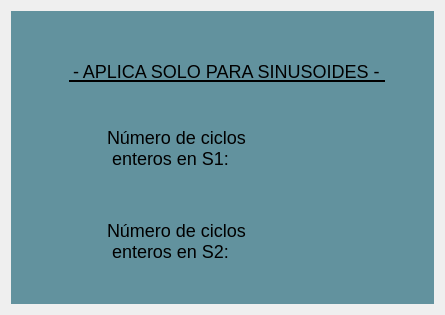
                <widget class="QWidget" name="tab_22">
                 <attribute name="title">
                  <string>Número de ciclos</string>
                 </attribute>
                 <layout class="QGridLayout" name="gridLayout_40">
                  <item row="1" column="0">
                   <widget class="QFrame" name="frame_14">
                    <property name="minimumSize">
                     <size>
                      <width>0</width>
                      <height>175</height>
                     </size>
                    </property>
                    <property name="styleSheet">
                     <string notr="true">QFrame{
	background-color: rgb(98, 146, 158);
	border: none;
	color: rgb(0,0,0);
}</string>
                    </property>
                    <property name="frameShape">
                     <enum>QFrame::StyledPanel</enum>
                    </property>
                    <property name="frameShadow">
                     <enum>QFrame::Raised</enum>
                    </property>
                    <layout class="QGridLayout" name="gridLayout_11">
                     <property name="topMargin">
                      <number>1</number>
                     </property>
                     <property name="bottomMargin">
                      <number>0</number>
                     </property>
                     <item row="1" column="0">
                      <widget class="QFrame" name="frame_40">
                       <property name="minimumSize">
                        <size>
                         <width>310</width>
                         <height>30</height>
                        </size>
                       </property>
                       <property name="maximumSize">
                        <size>
                         <width>16777215</width>
                         <height>30</height>
                        </size>
                       </property>
                       <property name="frameShape">
                        <enum>QFrame::StyledPanel</enum>
                       </property>
                       <property name="frameShadow">
                        <enum>QFrame::Raised</enum>
                       </property>
                       <layout class="QGridLayout" name="gridLayout_27">
                        <property name="topMargin">
                         <number>0</number>
                        </property>
                        <property name="rightMargin">
                         <number>0</number>
                        </property>
                        <property name="bottomMargin">
                         <number>0</number>
                        </property>
                        <item row="1" column="1">
                         <widget class="QLabel" name="label_101">
                          <property name="minimumSize">
                           <size>
                            <width>290</width>
                            <height>20</height>
                           </size>
                          </property>
                          <property name="maximumSize">
                           <size>
                            <width>16777215</width>
                            <height>20</height>
                           </size>
                          </property>
                          <property name="styleSheet">
                           <string notr="true">QLabel{
qproperty-alignment: AlignCenter;
font-size: 18px;
border: none;
border-bottom: 2px solid black;
background-color: transparent;
}</string>
                          </property>
                          <property name="text">
                           <string>- APLICA SOLO PARA SINUSOIDES -</string>
                          </property>
                         </widget>
                        </item>
                        <item row="1" column="2">
                         <spacer name="horizontalSpacer_15">
                          <property name="orientation">
                           <enum>Qt::Horizontal</enum>
                          </property>
                          <property name="sizeHint" stdset="0">
                           <size>
                            <width>40</width>
                            <height>20</height>
                           </size>
                          </property>
                         </spacer>
                        </item>
                        <item row="0" column="1">
                         <spacer name="verticalSpacer_4">
                          <property name="orientation">
                           <enum>Qt::Vertical</enum>
                          </property>
                          <property name="sizeHint" stdset="0">
                           <size>
                            <width>20</width>
                            <height>40</height>
                           </size>
                          </property>
                         </spacer>
                        </item>
                        <item row="1" column="0">
                         <spacer name="horizontalSpacer_14">
                          <property name="orientation">
                           <enum>Qt::Horizontal</enum>
                          </property>
                          <property name="sizeHint" stdset="0">
                           <size>
                            <width>40</width>
                            <height>20</height>
                           </size>
                          </property>
                         </spacer>
                        </item>
                       </layout>
                      </widget>
                     </item>
                     <item row="5" column="0">
                      <widget class="QFrame" name="frame_44">
                       <property name="minimumSize">
                        <size>
                         <width>300</width>
                         <height>45</height>
                        </size>
                       </property>
                       <property name="maximumSize">
                        <size>
                         <width>16777215</width>
                         <height>45</height>
                        </size>
                       </property>
                       <property name="frameShape">
                        <enum>QFrame::StyledPanel</enum>
                       </property>
                       <property name="frameShadow">
                        <enum>QFrame::Raised</enum>
                       </property>
                       <layout class="QGridLayout" name="gridLayout_20">
                        <property name="topMargin">
                         <number>0</number>
                        </property>
                        <property name="bottomMargin">
                         <number>0</number>
                        </property>
                        <item row="0" column="3">
                         <spacer name="horizontalSpacer_13">
                          <property name="orientation">
                           <enum>Qt::Horizontal</enum>
                          </property>
                          <property name="sizeHint" stdset="0">
                           <size>
                            <width>40</width>
                            <height>20</height>
                           </size>
                          </property>
                         </spacer>
                        </item>
                        <item row="0" column="0">
                         <spacer name="horizontalSpacer_12">
                          <property name="orientation">
                           <enum>Qt::Horizontal</enum>
                          </property>
                          <property name="sizeHint" stdset="0">
                           <size>
                            <width>40</width>
                            <height>20</height>
                           </size>
                          </property>
                         </spacer>
                        </item>
                        <item row="0" column="2">
                         <widget class="QFrame" name="frame_51">
                          <property name="minimumSize">
                           <size>
                            <width>75</width>
                            <height>40</height>
                           </size>
                          </property>
                          <property name="maximumSize">
                           <size>
                            <width>75</width>
                            <height>40</height>
                           </size>
                          </property>
                          <property name="frameShape">
                           <enum>QFrame::StyledPanel</enum>
                          </property>
                          <property name="frameShadow">
                           <enum>QFrame::Raised</enum>
                          </property>
                          <layout class="QHBoxLayout" name="horizontalLayout_4">
                           <property name="spacing">
                            <number>0</number>
                           </property>
                           <property name="leftMargin">
                            <number>0</number>
                           </property>
                           <property name="topMargin">
                            <number>0</number>
                           </property>
                           <property name="rightMargin">
                            <number>0</number>
                           </property>
                           <property name="bottomMargin">
                            <number>0</number>
                           </property>
                           <item>
                            <widget class="QLabel" name="NumCiclosS2">
                             <property name="minimumSize">
                              <size>
                               <width>40</width>
                               <height>40</height>
                              </size>
                             </property>
                             <property name="maximumSize">
                              <size>
                               <width>40</width>
                               <height>40</height>
                              </size>
                             </property>
                             <property name="styleSheet">
                              <string notr="true">QLabel{
border: none;
}</string>
                             </property>
                             <property name="text">
                              <string/>
                             </property>
                             <property name="pixmap">
                              <pixmap>../GUI Tesis/Empty.png</pixmap>
                             </property>
                             <property name="scaledContents">
                              <bool>true</bool>
                             </property>
                            </widget>
                           </item>
                          </layout>
                         </widget>
                        </item>
                        <item row="0" column="1">
                         <widget class="QFrame" name="frame_50">
                          <property name="minimumSize">
                           <size>
                            <width>150</width>
                            <height>40</height>
                           </size>
                          </property>
                          <property name="maximumSize">
                           <size>
                            <width>150</width>
                            <height>40</height>
                           </size>
                          </property>
                          <property name="frameShape">
                           <enum>QFrame::StyledPanel</enum>
                          </property>
                          <property name="frameShadow">
                           <enum>QFrame::Raised</enum>
                          </property>
                          <widget class="QLabel" name="label_106">
                           <property name="geometry">
                            <rect>
                             <x>0</x>
                             <y>0</y>
                             <width>140</width>
                             <height>40</height>
                            </rect>
                           </property>
                           <property name="minimumSize">
                            <size>
                             <width>140</width>
                             <height>40</height>
                            </size>
                           </property>
                           <property name="maximumSize">
                            <size>
                             <width>120</width>
                             <height>40</height>
                            </size>
                           </property>
                           <property name="styleSheet">
                            <string notr="true">QLabel{
qproperty-alignment: AlignCenter;
font-size: 18px;
border: none;
background-color: transparent
}</string>
                           </property>
                           <property name="text">
                            <string>Número de ciclos 
 enteros en S2: </string>
                           </property>
                          </widget>
                         </widget>
                        </item>
                       </layout>
                      </widget>
                     </item>
                     <item row="3" column="0">
                      <widget class="QFrame" name="frame_43">
                       <property name="minimumSize">
                        <size>
                         <width>300</width>
                         <height>45</height>
                        </size>
                       </property>
                       <property name="maximumSize">
                        <size>
                         <width>16777215</width>
                         <height>45</height>
                        </size>
                       </property>
                       <property name="frameShape">
                        <enum>QFrame::StyledPanel</enum>
                       </property>
                       <property name="frameShadow">
                        <enum>QFrame::Raised</enum>
                       </property>
                       <layout class="QGridLayout" name="gridLayout_10">
                        <property name="topMargin">
                         <number>0</number>
                        </property>
                        <property name="bottomMargin">
                         <number>0</number>
                        </property>
                        <item row="0" column="0">
                         <spacer name="horizontalSpacer">
                          <property name="orientation">
                           <enum>Qt::Horizontal</enum>
                          </property>
                          <property name="sizeHint" stdset="0">
                           <size>
                            <width>40</width>
                            <height>20</height>
                           </size>
                          </property>
                         </spacer>
                        </item>
                        <item row="1" column="1">
                         <spacer name="verticalSpacer_10">
                          <property name="orientation">
                           <enum>Qt::Vertical</enum>
                          </property>
                          <property name="sizeHint" stdset="0">
                           <size>
                            <width>20</width>
                            <height>40</height>
                           </size>
                          </property>
                         </spacer>
                        </item>
                        <item row="0" column="3">
                         <spacer name="horizontalSpacer_6">
                          <property name="orientation">
                           <enum>Qt::Horizontal</enum>
                          </property>
                          <property name="sizeHint" stdset="0">
                           <size>
                            <width>40</width>
                            <height>20</height>
                           </size>
                          </property>
                         </spacer>
                        </item>
                        <item row="0" column="2">
                         <widget class="QFrame" name="frame_42">
                          <property name="minimumSize">
                           <size>
                            <width>75</width>
                            <height>40</height>
                           </size>
                          </property>
                          <property name="maximumSize">
                           <size>
                            <width>75</width>
                            <height>40</height>
                           </size>
                          </property>
                          <property name="frameShape">
                           <enum>QFrame::StyledPanel</enum>
                          </property>
                          <property name="frameShadow">
                           <enum>QFrame::Raised</enum>
                          </property>
                          <layout class="QHBoxLayout" name="horizontalLayout_2">
                           <property name="spacing">
                            <number>0</number>
                           </property>
                           <property name="leftMargin">
                            <number>0</number>
                           </property>
                           <property name="topMargin">
                            <number>0</number>
                           </property>
                           <property name="rightMargin">
                            <number>0</number>
                           </property>
                           <property name="bottomMargin">
                            <number>0</number>
                           </property>
                           <item>
                            <widget class="QLabel" name="NumCiclosS1">
                             <property name="minimumSize">
                              <size>
                               <width>40</width>
                               <height>40</height>
                              </size>
                             </property>
                             <property name="maximumSize">
                              <size>
                               <width>40</width>
                               <height>40</height>
                              </size>
                             </property>
                             <property name="styleSheet">
                              <string notr="true">QLabel{
border: none;
}</string>
                             </property>
                             <property name="text">
                              <string/>
                             </property>
                             <property name="pixmap">
                              <pixmap>../GUI Tesis/Empty.png</pixmap>
                             </property>
                             <property name="scaledContents">
                              <bool>true</bool>
                             </property>
                             <property name="alignment">
                              <set>Qt::AlignCenter</set>
                             </property>
                            </widget>
                           </item>
                          </layout>
                         </widget>
                        </item>
                        <item row="0" column="1">
                         <widget class="QFrame" name="frame_41">
                          <property name="minimumSize">
                           <size>
                            <width>150</width>
                            <height>40</height>
                           </size>
                          </property>
                          <property name="maximumSize">
                           <size>
                            <width>150</width>
                            <height>40</height>
                           </size>
                          </property>
                          <property name="frameShape">
                           <enum>QFrame::StyledPanel</enum>
                          </property>
                          <property name="frameShadow">
                           <enum>QFrame::Raised</enum>
                          </property>
                          <widget class="QLabel" name="label_102">
                           <property name="geometry">
                            <rect>
                             <x>0</x>
                             <y>0</y>
                             <width>140</width>
                             <height>40</height>
                            </rect>
                           </property>
                           <property name="minimumSize">
                            <size>
                             <width>140</width>
                             <height>40</height>
                            </size>
                           </property>
                           <property name="maximumSize">
                            <size>
                             <width>120</width>
                             <height>40</height>
                            </size>
                           </property>
                           <property name="styleSheet">
                            <string notr="true">QLabel{
qproperty-alignment: AlignCenter;
font-size: 18px;
border: none;
background-color: transparent
}</string>
                           </property>
                           <property name="text">
                            <string>Número de ciclos 
 enteros en S1: </string>
                           </property>
                          </widget>
                         </widget>
                        </item>
                       </layout>
                      </widget>
                     </item>
                     <item row="0" column="0">
                      <spacer name="verticalSpacer_11">
                       <property name="orientation">
                        <enum>Qt::Vertical</enum>
                       </property>
                       <property name="sizeHint" stdset="0">
                        <size>
                         <width>20</width>
                         <height>40</height>
                        </size>
                       </property>
                      </spacer>
                     </item>
                     <item row="6" column="0">
                      <spacer name="verticalSpacer_5">
                       <property name="orientation">
                        <enum>Qt::Vertical</enum>
                       </property>
                       <property name="sizeHint" stdset="0">
                        <size>
                         <width>20</width>
                         <height>40</height>
                        </size>
                       </property>
                      </spacer>
                     </item>
                     <item row="2" column="0">
                      <spacer name="verticalSpacer_14">
                       <property name="orientation">
                        <enum>Qt::Vertical</enum>
                       </property>
                       <property name="sizeHint" stdset="0">
                        <size>
                         <width>20</width>
                         <height>40</height>
                        </size>
                       </property>
                      </spacer>
                     </item>
                     <item row="4" column="0">
                      <spacer name="verticalSpacer_15">
                       <property name="orientation">
                        <enum>Qt::Vertical</enum>
                       </property>
                       <property name="sizeHint" stdset="0">
                        <size>
                         <width>20</width>
                         <height>40</height>
                        </size>
                       </property>
                      </spacer>
                     </item>
                    </layout>
                   </widget>
                  </item>
                 </layout>
                </widget>
